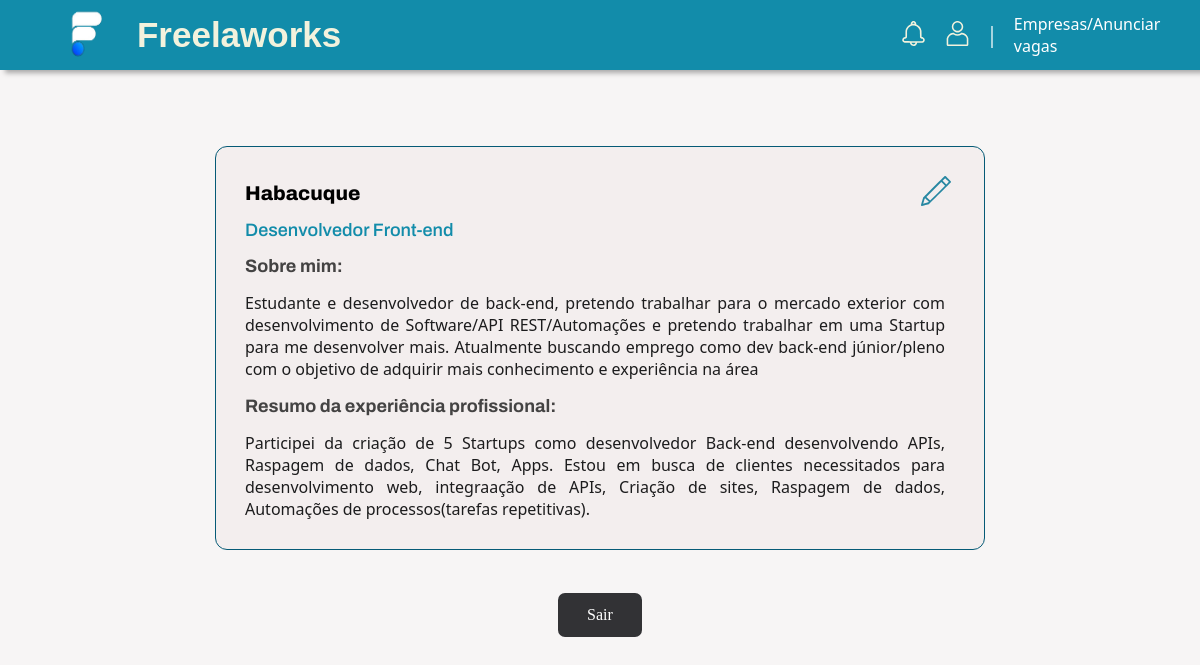
Screenshot of /perfil/Haba (signed in) with the database file from the repository.
### apps/usuarios/models.py (models this page shows, shortened)
class Resumo(models.Model):
    nome_completo = models.CharField(max_length=150, null=False, blank=False)
    telefone = models.CharField(max_length=20, null=False, blank=False)
    titulo_profissional = models.CharField(max_length=150, null=False, blank=False)
    descricao_pessoal = models.TextField(null=False, blank=False)
    resumo_experiencia_profissional = models.TextField(null=False, blank=False)
    usuario_edit = models.ForeignKey(
        to=User,
        on_delete=models.SET_NULL,
        null=True,
        blank=False,
        related_name="user_edit",
    )

### apps/usuarios/views/views.py (the view)
# urls.py: path('perfil/<str:user>', perfil, name = 'perfil'),
def perfil(request, user):
    user = request.user
    if not user.is_authenticated:
        return redirect('login')
    try:
        resumo = get_list_or_404(Resumo, usuario_edit=user)
    except:
        return render(request, 'usuarios/perfil.html')
    return render(request, 'usuarios/perfil.html', {"resumo": resumo, "user": user})

### templates/usuarios/perfil.html
{% extends 'partials/base.html' %}
{% load static %}
{% block content %}
<br>
<section class="tudo">
    {% if resumo %}
    {% for resumo in resumo %}
        <div class="card-perfil">
            <div class="lapis">
                <a href="{% url 'editar_perfil' resumo.id %}"><img src="{% static '/assets/icones/lapis.svg' %}" alt="ícone de lapis" width="30px" height="30px"></a>
            </div>
            <p class="nome-completo">{{ resumo.nome_completo }}</p>
            <p class="titulo-profissional">{{ resumo.titulo_profissional }}</p>
            <h2>Sobre mim:</h2>
            <p class="descricao">{{ resumo.descricao_pessoal }}</p>
            <h2>Resumo da experiência profissional:</h2>
            <p class="descricao">{{ resumo.resumo_experiencia_profissional }}</p>
        </div>
    {% endfor %}
    {% else %}
    <p class="data">Seja Bem-vindo(a) {{ user }}</p>
    <br>
    <a href="{% url 'novo_resumo' %}">Adicionar resumo</a>
    {% endif %}
    <br>
    <a class="button-sair" href="{% url 'logout' %}">Sair</a>
</section>
{% endblock %}

### setup/static/styles/style.css (style rules this page uses)
* { margin: 0; padding: 0; }
:root { --destaque: #00B1FD; --texto: #F2F2DD; --white: #ffffff; --fundo-header: #128caa; --primaria: #128caa; --secundaria: #0e7b99e5; --terciaria: #096b87; --quaternaria: #055a76; --quinta: #004964; }
body { background-color: #f7f5f5 }
.tudo { display: flex; align-items: center; justify-content: center; flex-direction: column; margin-bottom: 5em; }

### setup/static/styles/partials/header.css (style rules this page uses)
:root { --destaque: #00B1FD; --texto: #ffffff; --white: #ffffff; --fundo-header: #128caa; }

### setup/static/styles/vagas.css (style rules this page uses)
.descricao { color: #1c1c1d; font-family: 'Noto Sans', 'Helvetica Neue', Helvetica, Arial, sans-serif !important; font-size: 16px; width: 700px; text-align: justify; }

### setup/static/styles/perfil.css (style rules this page uses)
.card-perfil { border-radius: 12px; background-color: #f3eeee; border: solid 1.5px var(--quaternaria); display: flex; justify-content: center; flex-direction: column; align-items: left; padding-left: 1.2em; padding: 1.8em; height: auto; width: 710px; gap:1em; margin-top: 8em; margin-bottom: 1.6em; }
.lapis { display: flex; justify-content: center; flex-direction: column; align-items: center; margin-left: 42em; }
.card-perfil a { width: 30px; height: 30px; }
.nome-completo { font-family: 'Archivo', sans-serif; font-weight: 800; font-size: 20px; margin-top: -2em; width: 660px; }
.titulo-profissional { font-family: 'Archivo', sans-serif; font-weight: 550; font-size: 18px; color: var(--primaria); }
.card-perfil h2 { font-family: 'Archivo', sans-serif; font-size: 18px; color: #444343; }
.descricao { color: #1c1c1d; font-family: 'Noto Sans', 'Helvetica Neue', Helvetica, Arial, sans-serif !important; font-size: 16px; width: 700px; text-align: justify; }
.button-sair { display: flex; justify-content: center; flex-direction: column; align-items: center; width: 60px; height: 20px; text-decoration: none; background-color: #323235; color: white; padding: 12px; border-radius: 7px; margin-bottom: 5em; }

### setup/static/styles/partials/loader.css (style rules this page uses)
body { background-color: rgb(255, 255, 255); }
* { margin: 0; padding: 0; }

### rows the page displays
Resumo: nome_completo "Habacuque", titulo_profissional "Desenvolvedor Front-end", descricao_pessoal "Estudante e desenvolvedor de back-end, pretendo trabalhar para o mercado exterior com desenvolvimento de Software/API REST/Automações e pretendo trabalhar em uma Startup para me desenvolver mais. Atualmente buscando emprego como dev back-end júnior/pleno com o objetivo de adquirir mais conhecimento e experiência na área", resumo_experiencia_profissional "Participei da criação de 5 Startups como desenvolvedor Back-end desenvolvendo APIs, Raspagem de dados, Chat Bot, Apps. Estou em busca de clientes necessitados para desenvolvimento web, integraação de APIs, Criação de sites, Raspagem de dados, Automações de processos(tarefas repetitivas)."
